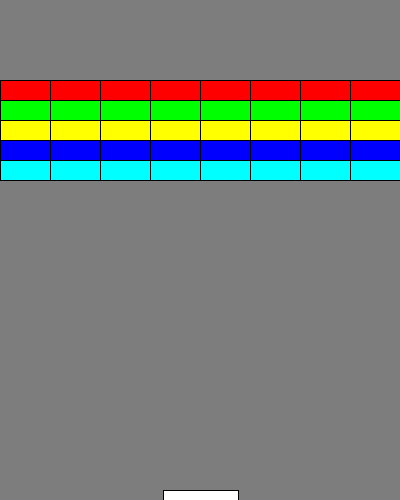
Frame 1 (no input)
Frame 60 (the mouse pressed at the canvas centre just before this capture): identical to frame 1, image omitted
Frame 120 (the mouse held since frame 60 and released just before this capture): identical to frame 1, image omitted

The Processing sketch that drew this single still picture (run headless with seeded random() and noise(); from frame 60 on, the mouse is pressed at the canvas centre):

// Processing sketch: Ladrillos
// ── Ladrillos.pde
int anchoPelota=20;
int velocidadXPelota = 6;
int velocidadYPelota = 6;
int posXPelota = -anchoPelota;
int posYPelota = -anchoPelota;

int velocidadRaqueta = 6;
int anchoRaqueta=75;
int altoRaqueta=10;
int posXRaqueta;
int posYRaqueta;

int anchoLadrillo = 50;
int altoLadrillo = 20;
int posXLadrillo;
int posYLadrillo;
int numeroFilas = 5;
int numeroColumnas = 8;
int alturaPrimeraFila = 80;
color[] colores  = {#FF0000, #00FF00, #FFFF00, #0000FF, #00FFFF};
boolean[] visibilidadLadrillos = new boolean[numeroFilas*numeroColumnas];

//No hay ninguna pelota en pantalla inicialmente
boolean nuevoJuego=false;

void setup(){
  size(400,500);
  //Se coloca la raqueta abajo en el centro
  posXRaqueta=width/2 - anchoRaqueta/2;
  posYRaqueta=height - altoRaqueta;
  
  //Se inicializa la matriz para que se visualicen todos los ladrillos
  for(int i = 0; i < visibilidadLadrillos.length; i++) visibilidadLadrillos[i] = true;
}

void draw(){
  background(125);
  //Se sitúa la pelota en una posición aleatoria al pulsar el espacio
  if (nuevoJuego){
    posXPelota = int(random(width));
    posYPelota = height/2;
    nuevoJuego = false;
  }
  pintaLadrillos();
  pintaRaqueta();
  pintaPelota();
}

void pintaPelota(){
  //La pelota rebota en la izquierda y en la derecha
  if(posXPelota <=0 || posXPelota >= width){
    velocidadXPelota = -velocidadXPelota;
  }
  //La pelota rebota arriba 
  if(posYPelota <=0){
    velocidadYPelota = -velocidadYPelota;
  }
  //la pelota rebota en la raqueta
  if((posXPelota >= posXRaqueta && posXPelota <=posXRaqueta + anchoRaqueta) &&
     (posYPelota >= posYRaqueta && posYPelota <=posYRaqueta + altoRaqueta)){
     velocidadYPelota = -velocidadYPelota;
  }
  //La pelota rebota en un ladrillo
  for(int fila = 0; fila < numeroFilas; fila++){
    for(int columna = 0; columna < numeroColumnas; columna++){
      posXLadrillo = columna*anchoLadrillo;
      posYLadrillo = fila*altoLadrillo+alturaPrimeraFila;
      //solo puedo rebotar en los ladrillos cuyo visibles
      if(visibilidadLadrillos[fila*numeroColumnas+columna]){
        //la pelota rebota en un ladrillo
        if((posXPelota >= posXLadrillo && posXPelota <= posXLadrillo + anchoLadrillo) &&
           (posYPelota >= posYLadrillo && posYPelota <= posYLadrillo + altoLadrillo)){
           velocidadYPelota = -velocidadYPelota;
            //Se oculta el ladrillo
           visibilidadLadrillos[fila*numeroColumnas+columna] = false;
           fila = numeroFilas;
           break;
         }
      }
    }
  }
  //se actualiza la posición de la pelota
  posXPelota = posXPelota + velocidadXPelota;
  posYPelota = posYPelota + velocidadYPelota;
  //Se pinta la pelota
  ellipse(posXPelota,posYPelota,anchoPelota,anchoPelota);
}

void pintaRaqueta(){ 
  //se actualiza la posición de la raqueta
  if(keyPressed){
    if (key == CODED){
      switch(keyCode){
        case LEFT:  if (posXRaqueta - velocidadRaqueta > 0) posXRaqueta-=velocidadRaqueta; break;
        case RIGHT: if (posXRaqueta + anchoRaqueta + velocidadRaqueta < width) posXRaqueta+=velocidadRaqueta; break;
      }
    }
  }
  //Se pinta la raqueta
  rect(posXRaqueta, posYRaqueta, anchoRaqueta, altoRaqueta);
}

void pintaLadrillos(){
  for(int fila = 0; fila < numeroFilas; fila++){
    fill(colores[fila]);
    for(int columna = 0; columna < numeroColumnas; columna++){
      //solo se visualizan los ladrillos cuyo valor en el array de visibilidad sea true
      if(visibilidadLadrillos[fila*numeroColumnas+columna]) rect(columna*anchoLadrillo, fila*altoLadrillo+alturaPrimeraFila, anchoLadrillo, altoLadrillo);
    }
  }
  fill(255);
}

void keyPressed(){
  if (key == ' ') nuevoJuego=true; 
}
